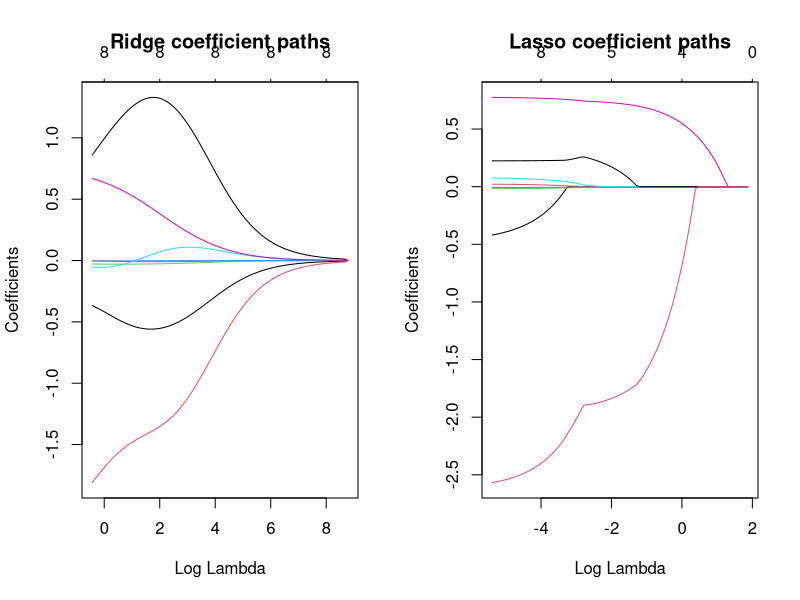
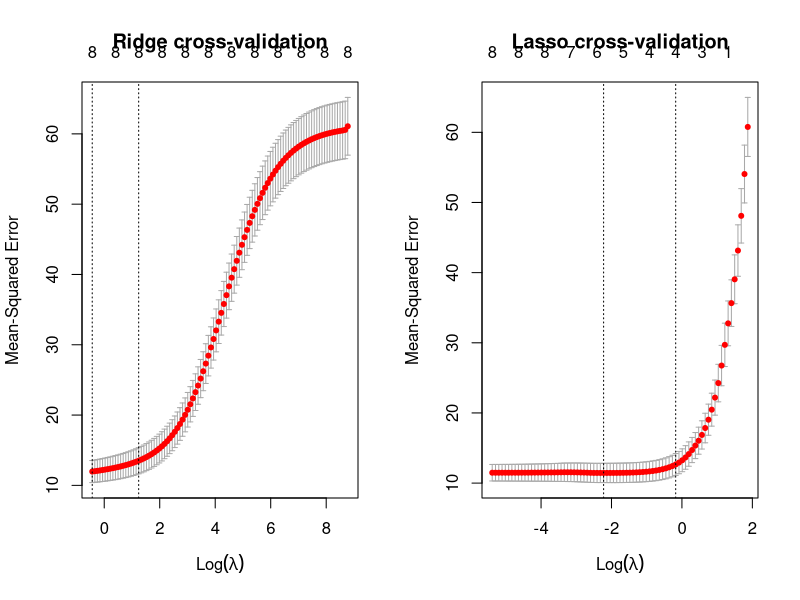
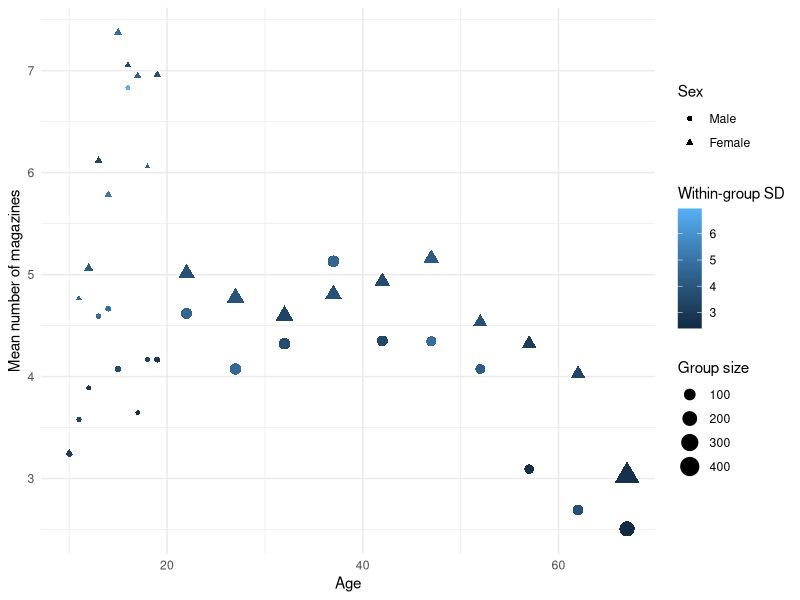
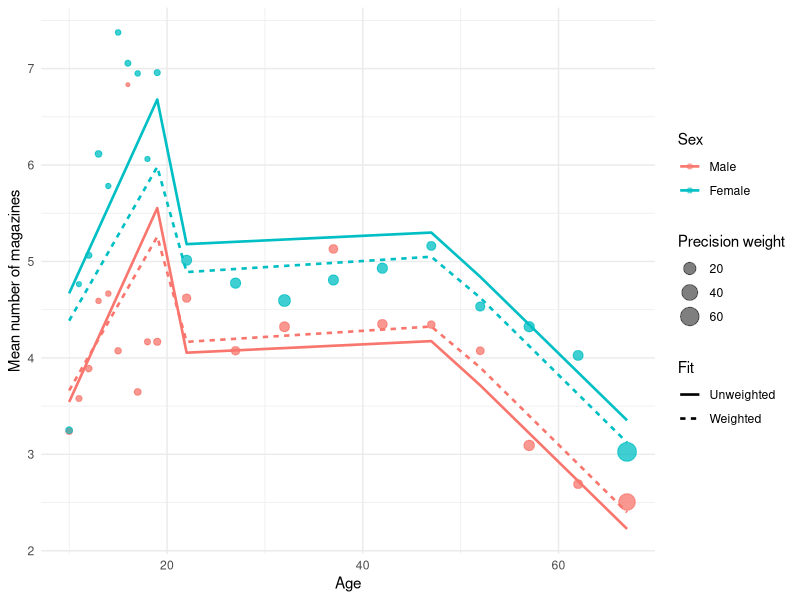
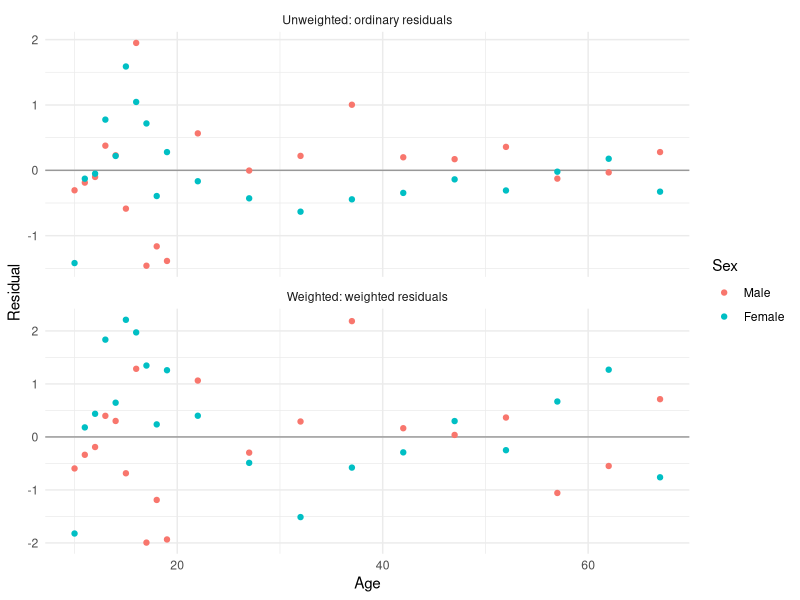

These figures' R source, in order:
## ---- chunk 1
knitr::opts_chunk$set(comment = "", dev = "png")
library(tidyverse)
library(car)
library(glmnet)
## ---- chunk 2
auto <- readr::read_csv("../data/auto_mpg.csv") |>
  mutate(origin = factor(origin))

levels(auto$origin)
## ---- chunk 3
null_model <- lm(mpg ~ 1, data = auto)

full_model <- lm(
  mpg ~ cylinders + displacement + horsepower + weight +
    acceleration + model_year + origin,
  data = auto
)
## ---- chunk 4
search_scope <- list(
  lower = formula(null_model),
  upper = formula(full_model)
)

forward_search <- step(
  null_model,
  scope = search_scope,
  direction = "forward",
  trace = 0
)

backward_search <- step(
  full_model,
  scope = search_scope,
  direction = "backward",
  trace = 0
)
## ---- chunk 5
forward_search$anova
backward_search$anova
formula(forward_search)
formula(backward_search)
## ---- chunk 6
AIC(full_model, forward_search, backward_search)
## ---- chunk 7
auto |>
  select(
    cylinders,
    displacement,
    horsepower,
    weight,
    acceleration,
    model_year
  ) |>
  cor() |>
  round(3)
## ---- chunk 8
X <- model.matrix(
  mpg ~ cylinders + displacement + horsepower + weight +
    acceleration + model_year + origin,
  data = auto
)[, -1]

y <- auto$mpg

set.seed(161251)
fold_id <- sample(rep(1:10, length.out = nrow(X)))
## ---- chunk 9
ridge_cv <- cv.glmnet(
  X,
  y,
  alpha = 0,
  foldid = fold_id
)

lasso_cv <- cv.glmnet(
  X,
  y,
  alpha = 1,
  foldid = fold_id
)
## ---- chunk 10
par(mfrow = c(1, 2))
plot(ridge_cv$glmnet.fit, xvar = "lambda", label = TRUE)
title("Ridge coefficient paths")
plot(lasso_cv$glmnet.fit, xvar = "lambda", label = TRUE)
title("Lasso coefficient paths")
par(mfrow = c(1, 1))
## ---- chunk 11
par(mfrow = c(1, 2))
plot(ridge_cv)
title("Ridge cross-validation")
plot(lasso_cv)
title("Lasso cross-validation")
par(mfrow = c(1, 1))

penalty_choices <- tibble(
  Method = c("Ridge", "Lasso"),
  `lambda.min` = c(ridge_cv$lambda.min, lasso_cv$lambda.min),
  `lambda.1se` = c(ridge_cv$lambda.1se, lasso_cv$lambda.1se)
)

knitr::kable(penalty_choices, digits = 4)
## ---- chunk 12
round(as.matrix(coef(ridge_cv, s = "lambda.min")), 4)
round(as.matrix(coef(ridge_cv, s = "lambda.1se")), 4)

round(as.matrix(coef(lasso_cv, s = "lambda.min")), 4)
round(as.matrix(coef(lasso_cv, s = "lambda.1se")), 4)
## ---- chunk 13
mags <- readr::read_csv("../data/AveMags.csv") |>
  mutate(
    Sex = factor(Sex, levels = c(0, 1), labels = c("Male", "Female")),
    Older = as.integer(Age >= 50),
    precision_weight = N / StDev^2
  )
## ---- chunk 14
ggplot(mags, aes(x = Age, y = Avemags)) +
  geom_point(aes(size = N, colour = StDev, shape = Sex)) +
  labs(
    x = "Age",
    y = "Mean number of magazines",
    size = "Group size",
    colour = "Within-group SD"
  ) +
  theme_minimal()
## ---- chunk 15
mags |>
  select(Age, Sex, N, StDev, precision_weight) |>
  arrange(desc(precision_weight))
## ---- chunk 16
magazine_unweighted <- lm(
  Avemags ~ Age * Adult + Age * Older + Sex,
  data = mags
)

magazine_weighted <- lm(
  Avemags ~ Age * Adult + Age * Older + Sex,
  data = mags,
  weights = precision_weight
)

coefficient_comparison <- tibble(
  Term = names(coef(magazine_unweighted)),
  Unweighted = unname(coef(magazine_unweighted)),
  Weighted = unname(coef(magazine_weighted))
) |>
  mutate(across(where(is.numeric), ~ round(.x, 3)))

knitr::kable(coefficient_comparison)
## ---- chunk 17
magazine_fits <- bind_rows(
  mags |>
    mutate(fitted = fitted(magazine_unweighted), fit = "Unweighted"),
  mags |>
    mutate(fitted = fitted(magazine_weighted), fit = "Weighted")
)

ggplot(magazine_fits, aes(x = Age, colour = Sex)) +
  geom_point(aes(y = Avemags, size = precision_weight), alpha = 0.5) +
  geom_line(aes(y = fitted, linetype = fit), linewidth = 0.9) +
  labs(
    x = "Age",
    y = "Mean number of magazines",
    size = "Precision weight",
    linetype = "Fit"
  ) +
  theme_minimal()
## ---- chunk 18
residual_comparison <- bind_rows(
  mags |>
    transmute(
      Age,
      Sex,
      residual = resid(magazine_unweighted),
      model = "Unweighted: ordinary residuals"
    ),
  mags |>
    transmute(
      Age,
      Sex,
      residual = resid(magazine_weighted) * sqrt(precision_weight),
      model = "Weighted: weighted residuals"
    )
)

ggplot(residual_comparison, aes(x = Age, y = residual, colour = Sex)) +
  geom_hline(yintercept = 0, colour = "grey60") +
  geom_point() +
  facet_wrap(~ model, scales = "free_y", ncol = 1) +
  labs(x = "Age", y = "Residual") +
  theme_minimal()
